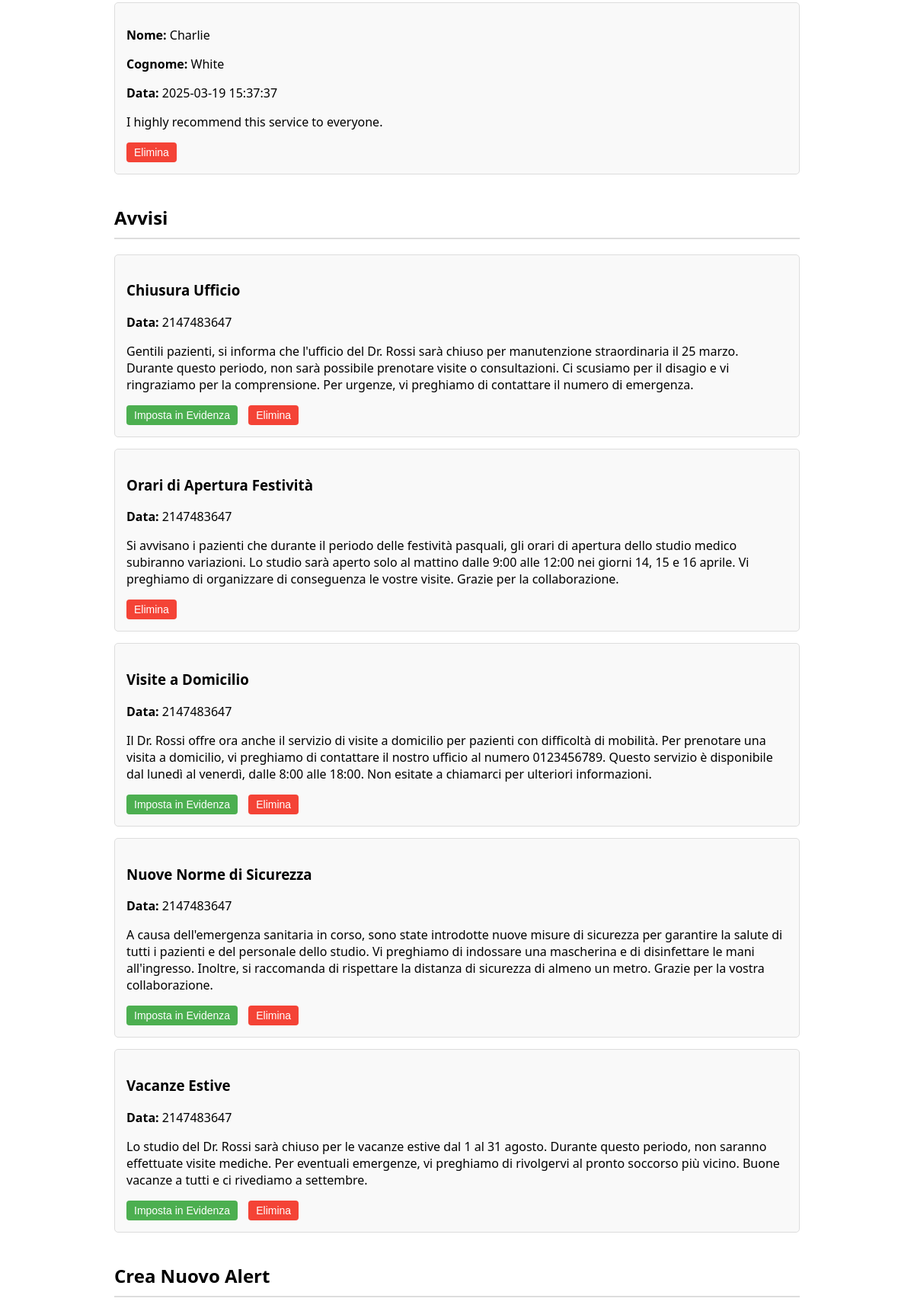
Page /src/admin.php (signed in, middle part) on the earlier database version.
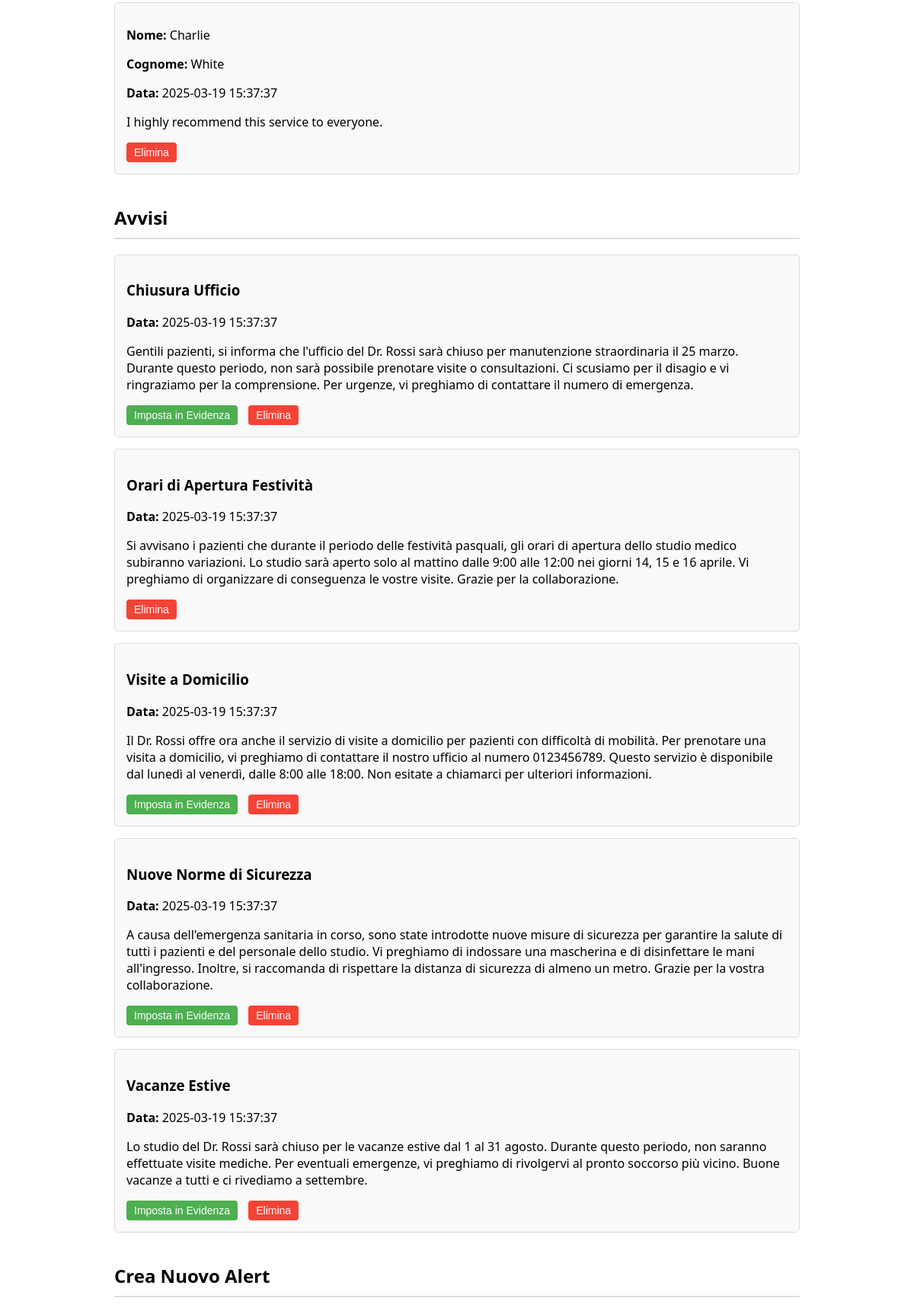
Same page on the later database version.
### tables this page shows
CREATE TABLE `reviews` (
  `id` int NOT NULL,
  `date` datetime NOT NULL,
  `name` varchar(255) NOT NULL,
  `surname` varchar(255) NOT NULL,
  `text` text NOT NULL,
  `approved` tinyint(1) NOT NULL DEFAULT '0'
);

CREATE TABLE `alerts` (
  `id` int NOT NULL,
  `date` datetime NOT NULL,
  `title` varchar(255) NOT NULL,
  `text` text NOT NULL
);

### src/admin.php (the view, shortened to what this page needs)
<?php
require_once 'db.php';
$stmt = $pdo->prepare('SELECT id, date, name, surname, text FROM reviews WHERE approved = 1 ORDER BY date DESC');
$stmt->execute();
$all_reviews = $stmt->fetchAll();
$stmt = $pdo->prepare('SELECT id, date, title, text, featured FROM alerts ORDER BY date DESC');
$stmt->execute();
$alerts = $stmt->fetchAll();
?>
<!DOCTYPE html>
<html lang="it">
<head>
</head>
<body>
    <div class="container">
        <?php if (count($all_reviews) > 0): ?>
            <?php foreach ($all_reviews as $review): ?>
                <div class="card">
                    <p><strong>Nome:</strong> <?php echo htmlspecialchars($review['name']); ?></p>
                    <p><strong>Cognome:</strong> <?php echo htmlspecialchars($review['surname']); ?></p>
                    <p><strong>Data:</strong> <?php echo htmlspecialchars($review['date']); ?></p>
                    <p><?php echo nl2br(htmlspecialchars($review['text'])); ?></p>
                    <div class="actions">
                        <form method="post" action="admin-action.php" style="display: inline;">
                            <button type="submit" class="delete" onclick="return confirm('Sei sicuro di voler eliminare questa recensione?')">Elimina</button>
                        </form>
                    </div>
                </div>
            <?php endforeach; ?>
        <?php else: ?>
            <p>Nessuna recensione al momento.</p>
        <?php endif; ?>
    </div>
    <div class="container">
        <h2>Avvisi</h2>
        <?php if (count($alerts) > 0): ?>
            <?php foreach ($alerts as $alert): ?>
                <div class="card">
                    <h3><?php echo htmlspecialchars($alert['title']); ?></h3>
                    <p><strong>Data:</strong> <?php echo htmlspecialchars($alert['date']); ?></p>
                    <p><?php echo nl2br(htmlspecialchars($alert['text'])); ?></p>
                    <div class="actions">
                        <?php if (!$alert['featured']): ?>
                            <form method="post" action="admin-action.php" style="display: inline;">
                                <button type="submit" class="approve" onclick="return confirm('Impostare questo avviso come avviso in evidenza? Sovrascriverà l\'avviso attualmente in evidenza se presente.')">Imposta in Evidenza</button>
                            </form>
                        <?php endif; ?>
                        <form method="post" action="admin-action.php" style="display: inline;">
                            <button type="submit" class="delete" onclick="return confirm('Sei sicuro di voler eliminare questo avviso?')">Elimina</button>
                        </form>
                    </div>
                </div>
            <?php endforeach; ?>
        <?php else: ?>
            <p>Nessun avviso.</p>
        <?php endif; ?>
    </div>
    <div class="container">
        <h2>Crea Nuovo Alert</h2>
    </div>
</body>
</html>

### src/admin.php (style rules this page uses)
body { font-family: system-ui, sans-serif; max-width: 900px; margin: 0 auto; padding: 20px; }
.container { margin-bottom: 40px; }
.card { background-color: #f9f9f9; border: 1px solid #ddd; border-radius: 5px; padding: 15px; margin-bottom: 15px; }
.actions { margin-top: 10px; }
.actions button, .actions a { margin-right: 10px; padding: 5px 10px; border: none; border-radius: 4px; cursor: pointer; text-decoration: none; display: inline-block; font-size: 14px; }
.approve { background-color: #4CAF50; color: white; }
.delete { background-color: #f44336; color: white; }
h2 { border-bottom: 2px solid #ddd; padding-bottom: 10px; }

Differences in the rows shown:
changed alerts "Chiusura Ufficio": date "2147483647" → "2025-03-19 15:37:37"
changed alerts "Orari di Apertura Festività": date "2147483647" → "2025-03-19 15:37:37"
changed alerts "Visite a Domicilio": date "2147483647" → "2025-03-19 15:37:37"
changed alerts "Nuove Norme di Sicurezza": date "2147483647" → "2025-03-19 15:37:37"
changed alerts "Vacanze Estive": date "2147483647" → "2025-03-19 15:37:37"
